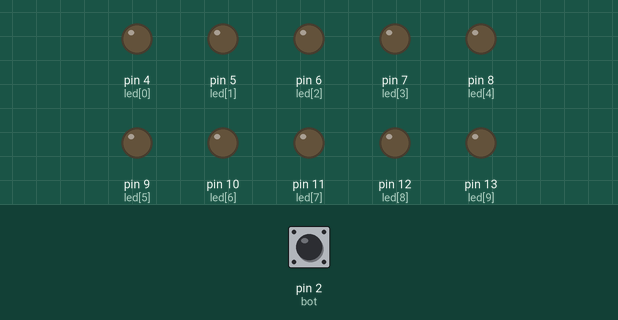
A sketch run on a simulated Arduino Uno, built with avr-gcc and run on an emulated ATmega328P. Parts: output pins drawn as LEDs (lit = HIGH). Dashed ring = blinking. The test bench sets the inputs (shaded band); at power-on: pin 2 (bot) LOW.

Above: at 1.2 s.
1.3 s: pin 2 (bot) pulled HIGH for 0.15 s
At 1.5 s:
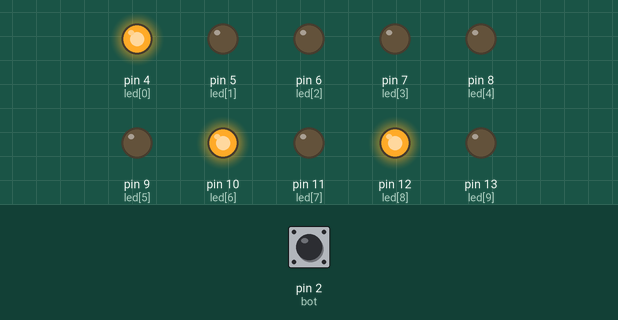
At 2.3 s:
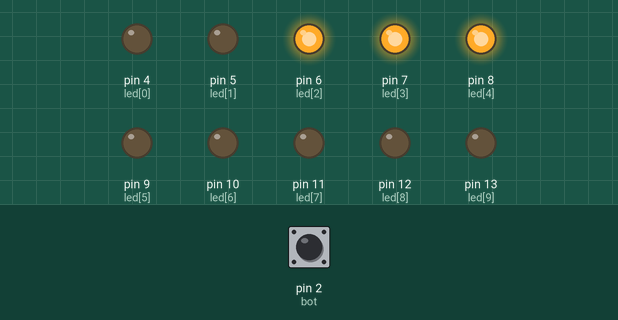
4.0 s: pin 2 (bot) pulled HIGH for 3.2 s
At 4.6 s:
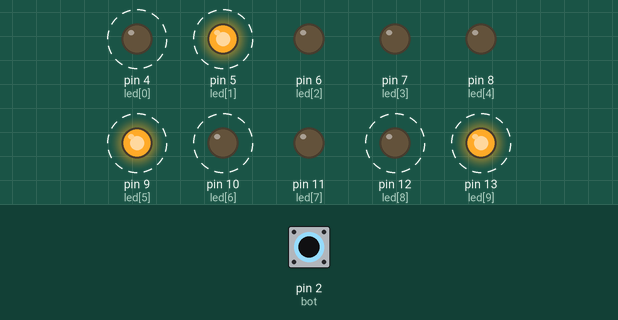
Timing chart, 0 to 8.3 s (numbered marks = the images above; inputs shaded):
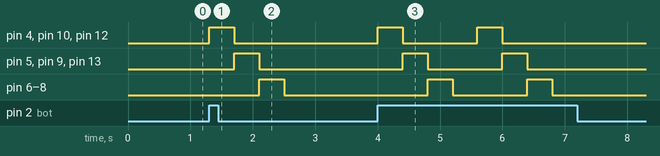

The sketch:

DerechaSimple.ino
```cpp
/*Programa DerechaSimple, para el encendido
 * de leds de vuelta a la derecha
 */

int led[]={4,5,6,7,8,9,10,11,12,13};
int tiempoRet=400;
int bot=2;
int bot_der;

void setup() {
  pinMode(led[0],OUTPUT);
  pinMode(led[1],OUTPUT);
  pinMode(led[2],OUTPUT);
  pinMode(led[3],OUTPUT);
  pinMode(led[4],OUTPUT);
  pinMode(led[5],OUTPUT);
  pinMode(led[6],OUTPUT);
  pinMode(led[7],OUTPUT);
  pinMode(led[8],OUTPUT);
  pinMode(led[9],OUTPUT);
}

void loop()
{
  bot_der=digitalRead(bot);
  if(bot_der==HIGH)
  {
    digitalWrite(led[0],HIGH);
    digitalWrite(led[8],HIGH);
    digitalWrite(led[6],HIGH);
    delay(tiempoRet);

    digitalWrite(led[0],LOW);
    digitalWrite(led[8],LOW);
    digitalWrite(led[6],LOW);
    digitalWrite(led[1],HIGH);
    digitalWrite(led[9],HIGH);
    digitalWrite(led[5],HIGH);
    delay(tiempoRet);

    digitalWrite(led[1],LOW);
    digitalWrite(led[9],LOW);
    digitalWrite(led[5],LOW);
    digitalWrite(led[2],HIGH);
    digitalWrite(led[3],HIGH);
    digitalWrite(led[4],HIGH);
    delay(tiempoRet);

    digitalWrite(led[2],LOW);
    digitalWrite(led[3],LOW);
    digitalWrite(led[4],LOW);
    delay(tiempoRet);
  }
}
```

Measured:
- after the input at 1.3 s, pin 4 (led[0]), pin 10 (led[6]), pin 12 (led[8]): LOW → HIGH at once, → LOW 0.40 s later; pin 5 (led[1]), pin 9 (led[5]), pin 13 (led[9]): LOW → HIGH after 0.40 s, → LOW 0.40 s later; pin 6 (led[2]), pin 7 (led[3]), pin 8 (led[4]): LOW → HIGH after 0.80 s, → LOW 0.40 s later
- after the input at 4.0 s, pin 4 (led[0]): alternates HIGH for 0.40 s and LOW for 1.2 s, 4 changes in all, then stays LOW, starting at once; pin 5 (led[1]): alternates HIGH for 0.40 s and LOW for 1.2 s, 4 changes in all, then stays LOW, starting after 0.40 s
